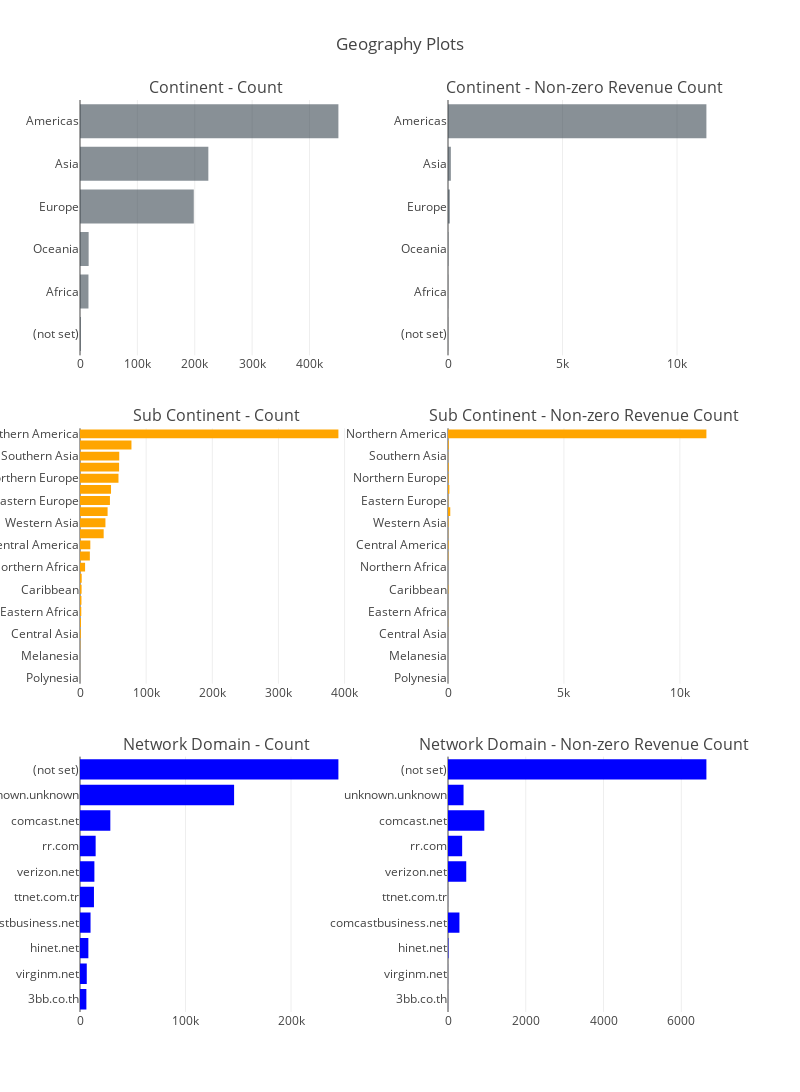

This figure's notebook cell:
### Code cell
# Sub-continent
temp = train.groupby('geoNetwork.subContinent')['totals.transactionRevenue'].agg(['size', 'count'])
temp.columns = ["count", "count of non-zero revenue"]
temp = temp.sort_values(by="count", ascending=False)
trace3 = horizontal_bar_chart(temp["count"], 'orange')
trace4 = horizontal_bar_chart(temp["count of non-zero revenue"], 'orange')

# Network domain
temp = train.groupby('geoNetwork.networkDomain')['totals.transactionRevenue'].agg(['size', 'count'])
temp.columns = ["count", "count of non-zero revenue"]
temp = temp.sort_values(by="count", ascending=False)
trace5 = horizontal_bar_chart(temp["count"].head(10), 'blue')
trace6 = horizontal_bar_chart(temp["count of non-zero revenue"].head(10), 'blue')

# Creating two subplots
fig = tools.make_subplots(rows=3, cols=2, vertical_spacing=0.08, horizontal_spacing=0.15, 
                          subplot_titles=["Continent - Count", "Continent - Non-zero Revenue Count",
                                          "Sub Continent - Count",  "Sub Continent - Non-zero Revenue Count",
                                          "Network Domain - Count", "Network Domain - Non-zero Revenue Count"])

fig.append_trace(trace1, 1, 1)
fig.append_trace(trace2, 1, 2)
fig.append_trace(trace3, 2, 1)
fig.append_trace(trace4, 2, 2)
fig.append_trace(trace5, 3, 1)
fig.append_trace(trace6, 3, 2)

fig['layout'].update(height=1200, width=800, 
                     #paper_bgcolor='rgb(233,233,233)', 
                     title="Geography Plots")
py.iplot(fig, filename='geo-plots')

### Figure 1 — Plotly figure (JSON) as saved in the notebook; plotly's stock layout.template omitted (floating-point values rounded to 4 significant figures)
{"data": [{"type": "bar", "y": ["(not set)", "Africa", "Oceania", "Europe", "Asia", "Americas"], "x": [1468, 14745, 15054, 198311, 223698, 450377], "showlegend": false, "orientation": "h", "marker": {"color": "rgba(58, 71, 80, 0.6)"}, "xaxis": "x1", "yaxis": "y1"}, {"type": "bar", "y": ["(not set)", "Africa", "Oceania", "Europe", "Asia", "Americas"], "x": [6, 8, 14, 79, 125, 11283], "showlegend": false, "orientation": "h", "marker": {"color": "rgba(58, 71, 80, 0.6)"}, "xaxis": "x2", "yaxis": "y2"}, {"type": "bar", "y": ["Polynesia", "Micronesian Region", "Melanesia", "Middle Africa", "Central Asia", "(not set)", "Eastern Africa", "Southern Africa", "Caribbean", "Western Africa", "Northern Africa", "Australasia", "Central America", "Southern Europe", "Western Asia", "South America", "Eastern Europe", "Eastern Asia", "Northern Europe", "Western Europe", "Southern Asia", "Southeast Asia", "Northern America"], "x": [25, 55, 81, 393, 1215, 1468, 1927, 2169, 2406, 2573, 7683, 14893, 15583, 35780, 38443, 41731, 45249, 46919, 58168, 59114, 59321, 77800, 390657], "showlegend": false, "orientation": "h", "marker": {"color": "orange"}, "xaxis": "x3", "yaxis": "y3"}, {"type": "bar", "y": ["Polynesia", "Micronesian Region", "Melanesia", "Middle Africa", "Central Asia", "(not set)", "Eastern Africa", "Southern Africa", "Caribbean", "Western Africa", "Northern Africa", "Australasia", "Central America", "Southern Europe", "Western Asia", "South America", "Eastern Europe", "Eastern Asia", "Northern Europe", "Western Europe", "Southern Asia", "Southeast Asia", "Northern America"], "x": [0, 0, 0, 0, 2, 6, 3, 2, 16, 2, 1, 14, 26, 8, 21, 98, 14, 59, 27, 30, 11, 32, 11143], "showlegend": false, "orientation": "h", "marker": {"color": "orange"}, "xaxis": "x4", "yaxis": "y4"}, {"type": "bar", "y": ["3bb.co.th", "virginm.net", "hinet.net", "comcastbusiness.net", "ttnet.com.tr", "verizon.net", "rr.com", "comcast.net", "unknown.unknown", "(not set)"], "x": [6046, 6414, 7919, 9985, 13228, 13637, 14827, 28743, 146034, 244881], "showlegend": false, "orientation": "h", "marker": {"color": "blue"}, "xaxis": "x5", "yaxis": "y5"}, {"type": "bar", "y": ["3bb.co.th", "virginm.net", "hinet.net", "comcastbusiness.net", "ttnet.com.tr", "verizon.net", "rr.com", "comcast.net", "unknown.unknown", "(not set)"], "x": [1, 1, 11, 294, 1, 469, 364, 934, 400, 6645], "showlegend": false, "orientation": "h", "marker": {"color": "blue"}, "xaxis": "x6", "yaxis": "y6"}], "layout": {"xaxis1": {"domain": [0, 0.425], "anchor": "y1"}, "yaxis1": {"domain": [0.72, 1], "anchor": "x1"}, "xaxis2": {"domain": [0.575, 1], "anchor": "y2"}, "yaxis2": {"domain": [0.72, 1], "anchor": "x2"}, "xaxis3": {"domain": [0, 0.425], "anchor": "y3"}, "yaxis3": {"domain": [0.36, 0.64], "anchor": "x3"}, "xaxis4": {"domain": [0.575, 1], "anchor": "y4"}, "yaxis4": {"domain": [0.36, 0.64], "anchor": "x4"}, "xaxis5": {"domain": [0, 0.425], "anchor": "y5"}, "yaxis5": {"domain": [0, 0.28], "anchor": "x5"}, "xaxis6": {"domain": [0.575, 1], "anchor": "y6"}, "yaxis6": {"domain": [0, 0.28], "anchor": "x6"}, "annotations": [{"y": 1, "xref": "paper", "x": 0.2125, "yref": "paper", "text": "Continent - Count", "showarrow": false, "font": {"size": 16}, "xanchor": "center", "yanchor": "bottom"}, {"y": 1, "xref": "paper", "x": 0.7875, "yref": "paper", "text": "Continent - Non-zero Revenue Count", "showarrow": false, "font": {"size": 16}, "xanchor": "center", "yanchor": "bottom"}, {"y": 0.64, "xref": "paper", "x": 0.2125, "yref": "paper", "text": "Sub Continent - Count", "showarrow": false, "font": {"size": 16}, "xanchor": "center", "yanchor": "bottom"}, {"y": 0.64, "xref": "paper", "x": 0.7875, "yref": "paper", "text": "Sub Continent - Non-zero Revenue Count", "showarrow": false, "font": {"size": 16}, "xanchor": "center", "yanchor": "bottom"}, {"y": 0.28, "xref": "paper", "x": 0.2125, "yref": "paper", "text": "Network Domain - Count", "showarrow": false, "font": {"size": 16}, "xanchor": "center", "yanchor": "bottom"}, {"y": 0.28, "xref": "paper", "x": 0.7875, "yref": "paper", "text": "Network Domain - Non-zero Revenue Count", "showarrow": false, "font": {"size": 16}, "xanchor": "center", "yanchor": "bottom"}], "height": 1200, "width": 800, "title": "Geography Plots"}}
